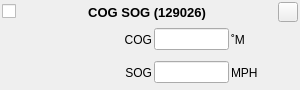
<?xml version="1.0" encoding="UTF-8"?>
<!-- Copyright (C) 2024-2026 RF StateSide LLC; SPDX-License-Identifier: AGPL-3.0-or-later -->
<ui version="4.0">
 <class>CogSog129026</class>
 <widget class="QWidget" name="CogSog129026">
  <property name="geometry">
   <rect>
    <x>0</x>
    <y>0</y>
    <width>300</width>
    <height>90</height>
   </rect>
  </property>
  <property name="maximumSize">
   <size>
    <width>16777215</width>
    <height>16777215</height>
   </size>
  </property>
  <property name="focusPolicy">
   <enum>Qt::FocusPolicy::StrongFocus</enum>
  </property>
  <property name="windowTitle">
   <string>Form</string>
  </property>
  <layout class="QVBoxLayout" name="verticalLayout">
   <property name="spacing">
    <number>2</number>
   </property>
   <property name="leftMargin">
    <number>2</number>
   </property>
   <property name="topMargin">
    <number>2</number>
   </property>
   <property name="rightMargin">
    <number>2</number>
   </property>
   <property name="bottomMargin">
    <number>2</number>
   </property>
   <item>
    <layout class="QHBoxLayout" name="horizontalLayout_3">
     <item>
      <widget class="QCheckBox" name="checkBoxEnabled">
       <property name="text">
        <string/>
       </property>
       <property name="checked">
        <bool>false</bool>
       </property>
      </widget>
     </item>
     <item>
      <spacer name="horizontalSpacer">
       <property name="orientation">
        <enum>Qt::Orientation::Horizontal</enum>
       </property>
       <property name="sizeHint" stdset="0">
        <size>
         <width>40</width>
         <height>20</height>
        </size>
       </property>
      </spacer>
     </item>
     <item>
      <widget class="QLabel" name="labelTitle">
       <property name="font">
        <font>
         <pointsize>10</pointsize>
         <bold>true</bold>
        </font>
       </property>
       <property name="text">
        <string>COG SOG (129026)</string>
       </property>
       <property name="alignment">
        <set>Qt::AlignmentFlag::AlignCenter</set>
       </property>
      </widget>
     </item>
     <item>
      <spacer name="horizontalSpacer_2">
       <property name="orientation">
        <enum>Qt::Orientation::Horizontal</enum>
       </property>
       <property name="sizeHint" stdset="0">
        <size>
         <width>40</width>
         <height>20</height>
        </size>
       </property>
      </spacer>
     </item>
     <item>
      <widget class="QPushButton" name="pushButtonRemove">
       <property name="minimumSize">
        <size>
         <width>20</width>
         <height>20</height>
        </size>
       </property>
       <property name="maximumSize">
        <size>
         <width>20</width>
         <height>20</height>
        </size>
       </property>
       <property name="text">
        <string/>
       </property>
      </widget>
     </item>
    </layout>
   </item>
   <item>
    <layout class="QHBoxLayout" name="horizontalLayout">
     <item>
      <widget class="QLabel" name="labelCog">
       <property name="minimumSize">
        <size>
         <width>150</width>
         <height>22</height>
        </size>
       </property>
       <property name="maximumSize">
        <size>
         <width>150</width>
         <height>16777215</height>
        </size>
       </property>
       <property name="text">
        <string>COG</string>
       </property>
       <property name="alignment">
        <set>Qt::AlignmentFlag::AlignRight|Qt::AlignmentFlag::AlignTrailing|Qt::AlignmentFlag::AlignVCenter</set>
       </property>
      </widget>
     </item>
     <item>
      <widget class="QLineEdit" name="lineEditCog">
       <property name="minimumSize">
        <size>
         <width>75</width>
         <height>22</height>
        </size>
       </property>
       <property name="maximumSize">
        <size>
         <width>75</width>
         <height>16777215</height>
        </size>
       </property>
       <property name="inputMethodHints">
        <set>Qt::InputMethodHint::ImhNone</set>
       </property>
      </widget>
     </item>
     <item>
      <widget class="ClickableLabel" name="labelUnitsCog">
       <property name="minimumSize">
        <size>
         <width>50</width>
         <height>22</height>
        </size>
       </property>
       <property name="toolTip">
        <string>&lt;html&gt;&lt;head/&gt;&lt;body&gt;&lt;p&gt;Click to change units&lt;/p&gt;&lt;/body&gt;&lt;/html&gt;</string>
       </property>
       <property name="text">
        <string>˚M</string>
       </property>
      </widget>
     </item>
    </layout>
   </item>
   <item>
    <layout class="QHBoxLayout" name="horizontalLayout_2">
     <item>
      <widget class="QLabel" name="labelSog">
       <property name="minimumSize">
        <size>
         <width>150</width>
         <height>22</height>
        </size>
       </property>
       <property name="maximumSize">
        <size>
         <width>150</width>
         <height>16777215</height>
        </size>
       </property>
       <property name="text">
        <string>SOG</string>
       </property>
       <property name="alignment">
        <set>Qt::AlignmentFlag::AlignRight|Qt::AlignmentFlag::AlignTrailing|Qt::AlignmentFlag::AlignVCenter</set>
       </property>
      </widget>
     </item>
     <item>
      <widget class="QLineEdit" name="lineEditSog">
       <property name="minimumSize">
        <size>
         <width>75</width>
         <height>22</height>
        </size>
       </property>
       <property name="maximumSize">
        <size>
         <width>75</width>
         <height>16777215</height>
        </size>
       </property>
       <property name="inputMethodHints">
        <set>Qt::InputMethodHint::ImhNone</set>
       </property>
      </widget>
     </item>
     <item>
      <widget class="ClickableLabel" name="labelUnitsSog">
       <property name="minimumSize">
        <size>
         <width>50</width>
         <height>22</height>
        </size>
       </property>
       <property name="toolTip">
        <string>&lt;html&gt;&lt;head/&gt;&lt;body&gt;&lt;p&gt;Click to change units&lt;/p&gt;&lt;/body&gt;&lt;/html&gt;</string>
       </property>
       <property name="text">
        <string>MPH</string>
       </property>
      </widget>
     </item>
    </layout>
   </item>
  </layout>
 </widget>
 <customwidgets>
  <customwidget>
   <class>ClickableLabel</class>
   <extends>QLabel</extends>
   <header location="global">clickablelabel.h</header>
  </customwidget>
 </customwidgets>
 <resources/>
 <connections/>
</ui>
